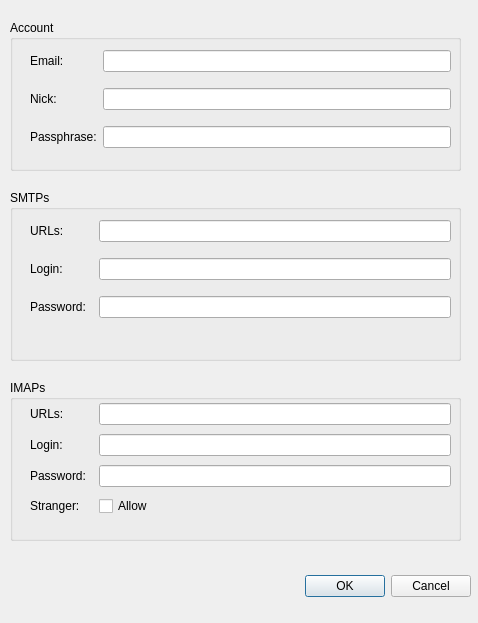
<?xml version="1.0" encoding="UTF-8"?>
<ui version="4.0">
 <class>OptionDialog</class>
 <widget class="QDialog" name="OptionDialog">
  <property name="geometry">
   <rect>
    <x>0</x>
    <y>0</y>
    <width>478</width>
    <height>623</height>
   </rect>
  </property>
  <property name="windowTitle">
   <string>Option</string>
  </property>
  <widget class="QDialogButtonBox" name="buttonBox">
   <property name="geometry">
    <rect>
     <x>10</x>
     <y>570</y>
     <width>461</width>
     <height>32</height>
    </rect>
   </property>
   <property name="orientation">
    <enum>Qt::Horizontal</enum>
   </property>
   <property name="standardButtons">
    <set>QDialogButtonBox::Cancel|QDialogButtonBox::Ok</set>
   </property>
  </widget>
  <widget class="QGroupBox" name="groupBox">
   <property name="geometry">
    <rect>
     <x>10</x>
     <y>20</y>
     <width>451</width>
     <height>151</height>
    </rect>
   </property>
   <property name="title">
    <string>Account</string>
   </property>
   <widget class="QWidget" name="gridLayoutWidget">
    <property name="geometry">
     <rect>
      <x>20</x>
      <y>20</y>
      <width>421</width>
      <height>121</height>
     </rect>
    </property>
    <layout class="QGridLayout" name="gridLayout">
     <item row="0" column="1">
      <widget class="QLineEdit" name="leEmail">
       <property name="toolTip">
        <string>someone@example.net</string>
       </property>
      </widget>
     </item>
     <item row="0" column="0">
      <widget class="QLabel" name="lbEmail">
       <property name="text">
        <string>Email:</string>
       </property>
      </widget>
     </item>
     <item row="1" column="0">
      <widget class="QLabel" name="lbNick">
       <property name="text">
        <string>Nick:</string>
       </property>
      </widget>
     </item>
     <item row="1" column="1">
      <widget class="QLineEdit" name="leNick"/>
     </item>
     <item row="2" column="0">
      <widget class="QLabel" name="lbPassphrase">
       <property name="text">
        <string>Passphrase:</string>
       </property>
      </widget>
     </item>
     <item row="2" column="1">
      <widget class="QLineEdit" name="lePassphrase">
       <property name="echoMode">
        <enum>QLineEdit::Password</enum>
       </property>
      </widget>
     </item>
    </layout>
   </widget>
  </widget>
  <widget class="QGroupBox" name="groupBox_2">
   <property name="geometry">
    <rect>
     <x>10</x>
     <y>190</y>
     <width>451</width>
     <height>171</height>
    </rect>
   </property>
   <property name="title">
    <string>SMTPs</string>
   </property>
   <widget class="QWidget" name="gridLayoutWidget_2">
    <property name="geometry">
     <rect>
      <x>20</x>
      <y>20</y>
      <width>421</width>
      <height>121</height>
     </rect>
    </property>
    <layout class="QGridLayout" name="gridLayout_3">
     <item row="0" column="1">
      <widget class="QLineEdit" name="leSmtpUrl">
       <property name="toolTip">
        <string>smtps://example.net/</string>
       </property>
      </widget>
     </item>
     <item row="2" column="1">
      <widget class="QLineEdit" name="leSmtpPassword"/>
     </item>
     <item row="1" column="1">
      <widget class="QLineEdit" name="leSmtpLogin"/>
     </item>
     <item row="2" column="0">
      <widget class="QLabel" name="lbSmtpPassword">
       <property name="text">
        <string>Password:  </string>
       </property>
      </widget>
     </item>
     <item row="0" column="0">
      <widget class="QLabel" name="lbSmtpUrl">
       <property name="text">
        <string>URLs:</string>
       </property>
      </widget>
     </item>
     <item row="1" column="0">
      <widget class="QLabel" name="lbSmtpLogin">
       <property name="text">
        <string>Login:</string>
       </property>
      </widget>
     </item>
    </layout>
   </widget>
  </widget>
  <widget class="QGroupBox" name="groupBox_3">
   <property name="geometry">
    <rect>
     <x>10</x>
     <y>380</y>
     <width>451</width>
     <height>161</height>
    </rect>
   </property>
   <property name="title">
    <string>IMAPs</string>
   </property>
   <widget class="QWidget" name="gridLayoutWidget_4">
    <property name="geometry">
     <rect>
      <x>20</x>
      <y>20</y>
      <width>421</width>
      <height>121</height>
     </rect>
    </property>
    <layout class="QGridLayout" name="gridLayout_5">
     <item row="1" column="1">
      <widget class="QLineEdit" name="leImapLogin"/>
     </item>
     <item row="1" column="0">
      <widget class="QLabel" name="lbImapLogin">
       <property name="text">
        <string>Login:</string>
       </property>
      </widget>
     </item>
     <item row="2" column="0">
      <widget class="QLabel" name="lbImapPassword">
       <property name="text">
        <string>Password:  </string>
       </property>
      </widget>
     </item>
     <item row="2" column="1">
      <widget class="QLineEdit" name="leImapPassword"/>
     </item>
     <item row="0" column="1">
      <widget class="QLineEdit" name="leImapUrl">
       <property name="toolTip">
        <string>imaps://example.net/</string>
       </property>
      </widget>
     </item>
     <item row="0" column="0">
      <widget class="QLabel" name="lbImapUrl">
       <property name="text">
        <string>URLs:</string>
       </property>
      </widget>
     </item>
     <item row="3" column="0">
      <widget class="QLabel" name="lbImapStranger">
       <property name="text">
        <string>Stranger:</string>
       </property>
      </widget>
     </item>
     <item row="3" column="1">
      <widget class="QCheckBox" name="cbAllowStranger">
       <property name="text">
        <string>Allow</string>
       </property>
      </widget>
     </item>
    </layout>
   </widget>
  </widget>
 </widget>
 <resources/>
 <connections>
  <connection>
   <sender>buttonBox</sender>
   <signal>accepted()</signal>
   <receiver>OptionDialog</receiver>
   <slot>accept()</slot>
   <hints>
    <hint type="sourcelabel">
     <x>248</x>
     <y>254</y>
    </hint>
    <hint type="destinationlabel">
     <x>157</x>
     <y>274</y>
    </hint>
   </hints>
  </connection>
  <connection>
   <sender>buttonBox</sender>
   <signal>rejected()</signal>
   <receiver>OptionDialog</receiver>
   <slot>reject()</slot>
   <hints>
    <hint type="sourcelabel">
     <x>316</x>
     <y>260</y>
    </hint>
    <hint type="destinationlabel">
     <x>286</x>
     <y>274</y>
    </hint>
   </hints>
  </connection>
 </connections>
</ui>
